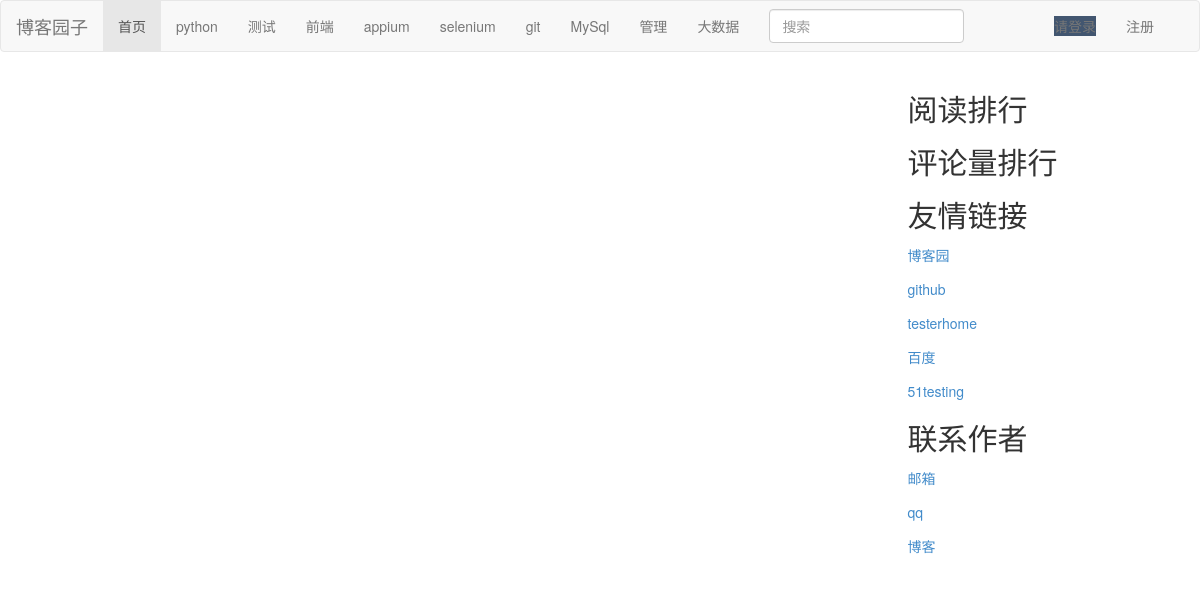
The app's page /, older data.
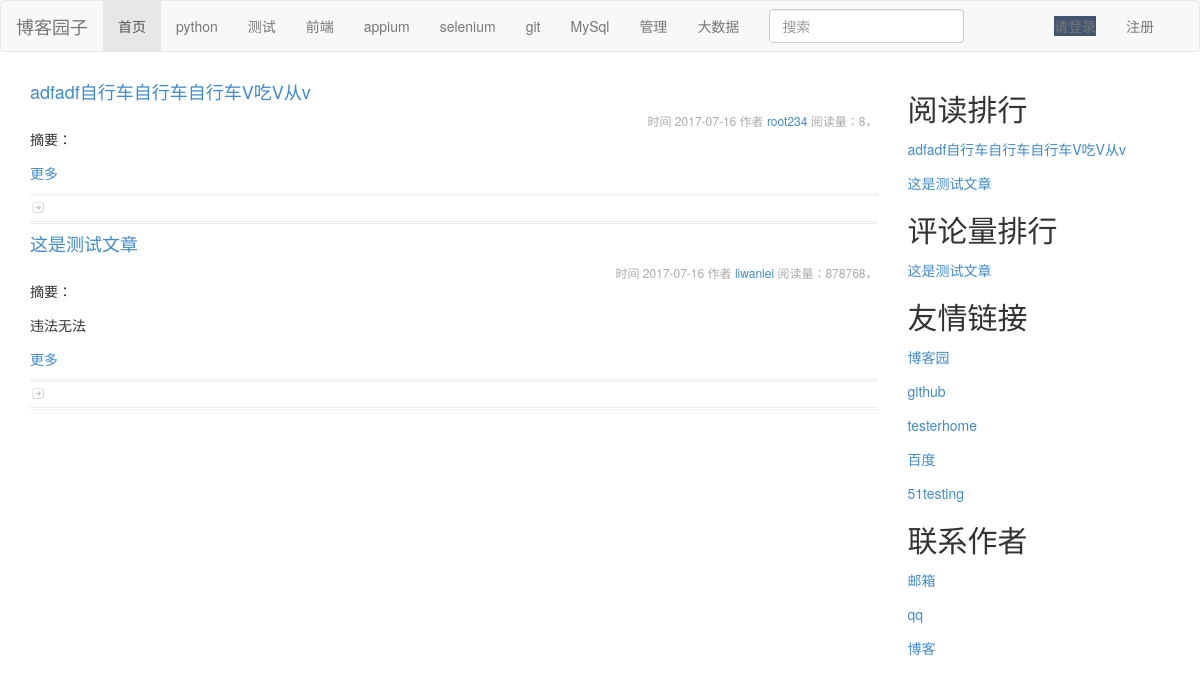
The same page, newer data.
### blog/models.py (models this page shows, shortened)
class Links(models.Model):
    title=models.CharField(u'标题',max_length=50)
    description=models.CharField(u'友情链接描述',max_length=200)
    callback_url=models.URLField(u'url地址')
    index=models.IntegerField(u'排列顺序',default=999)
    class Meta:
        verbose_name = u'友情链接'
        verbose_name_plural = verbose_name
        ordering = ['index','id']

class Article(models.Model):
    title=models.CharField(u'文章标题',max_length=50)
    desc=models.CharField(u'文章描述',max_length=50)
    content=models.TextField(u'文章内容')
    click_count=models.IntegerField(u'点击次数',default=0)
    date_publish=models.DateTimeField(u'发布时间',auto_now_add=True)
    is_recommend=models.BooleanField(u'是否推荐',default=False)
    users=models.ForeignKey(User)
    categorys=models.ForeignKey(Catagory)
    tag=models.ManyToManyField(Tag)
    objects=ArticleManager()
    class Meta:
        verbose_name = u'文章'
        verbose_name_plural = verbose_name
        ordering=['-date_publish']

class User(AbstractUser):
    avatar=models.ImageField(upload_to='vaatar/%Y/%m',default='vaatar/default/pang')
    qq=models.CharField(u'qq号码', max_length=20,blank=True)
    mobile=models.CharField(u'手机号',max_length=11,blank=True,null=True,unique=True)
    class Meta:
        verbose_name = u'用户'
        verbose_name_plural = verbose_name
        ordering=['-id']
    def __str__(self) :
        return self.username

### blog/views.py (the view)
# urls.py: url(r'^$', HomeView.as_view(), name=u'home'),
class HomeView(View):
    def get(self,request):
        posts = Article.objects.all()
        count=[]
        for post in posts:
            count.append((Comment.objects.filter(comment__article=post)).count())
        post_list = fenye(request, posts=posts)
        return render(request,'index.html',{'post_list':post_list,'count':count})

### blog/fenye.py (called while the page is built)
def fenye(request,posts):
    paginator = Paginator(posts, 4)
    page = request.GET.get('page')
    try:
        post_list = paginator.page(page)
    except PageNotAnInteger:
        post_list = paginator.page(1)
    except EmptyPage:
        post_list = paginator.paginator(paginator.num_pages)
    return post_list

### templates/index.html (shortened to what this page needs)
{% extends "base.html" %}
{% block content %}
        {% for list in post_list %}
            <h4 ><a href="{% url 'detail' id=list.id %}">{{list.title}}</a></h4>
			  <small>时间 {{ list.date_publish |date:"Y-m-d"}} 作者
        <a href="{% url 'zhongxin' id=list.users.id%}">{{ list.users }}</a> 阅读量：{{ list.click_count }}，
			  </small>
			  摘要：
			<p>{{ list.desc }}</p>
			<a class="pure-button" href="{% url 'detail' id=list.id %}" >更多  </a>
			<ul class="postmetadata">
		       <span class="zan"></span>
		    </ul>
        {% endfor %}
{% endblock %}
{% block read %}
    {% for item in post_list %}
    <p ><a href="{% url 'detail' id=item.id %}">{{ item.title }}</a></p>
    {% endfor %}
{% endblock %}
{% block pinglun %}
    {% for pi in post_list_ping %}
    <p ><a href="{% url 'detail' id=pi.id %}">{{ pi.title}}</a></p>
    {% endfor %}
{% endblock %}
{% block lianjie %}
    {% for me in  chaolianjie %}
    <p ><a href="{{ me.callback_url }}">{{ me.title}}</a></p>
    {% endfor %}
{% endblock %}

### templates/base.html (shortened to what this page needs)
<!DOCTYPE html>
<html>
<head>
    {% load staticfiles %}
    <link rel="stylesheet" href="{% static 'css/bootstrap.min.css' %}">
    <link rel="stylesheet" type="text/css" href="{% static 'css/common.css' %}">
</head>
<body>
<nav class="navbar navbar-default" role="navigation">
	<div class="container-fluid">
	<div class="navbar-header">
		<a class="navbar-brand" href="#">博客园子</a>
	</div>
	<div>
		<ul class="nav navbar-nav">
			<li class="active dropdown">
			<a href="/" >首页</a></li>
			<li class="dropdown"><a href="{% url 'python' %}" >python</a></li>
			<li class=><a href="{% url 'ceshi' %}">测试 </a></li>
			<li class=""><a href="{% url 'qianduan' %}">前端</a></li>
			<li class=""><a href="{% url 'appium' %}">appium</a></li>
			<li class=""><a href="{% url 'selenium' %}">selenium</a></li>
			<li class=""><a href="{% url 'git' %}">git</a></li>
			<li class=""><a href="{% url 'mysql' %}">MySql</a></li>
			<li class=""><a href="{% url 'guanli' %}">管理</a></li>
            <li class=""><a href="{%  url 'dashuju' %}">大数据</a></li></ul>
		<form class="navbar-form navbar-left" action="{% url 'search' %}" method="get" >
	            <div class="form-group">
	                <input type="text" class="form-control" placeholder="搜索" name="s">
	            </div>
        	</form>
			<div class="collapse navbar-collapse" id="zhuce">
			<ul class="nav navbar-nav">
                {% if username %}
				<li><a href="{% url 'geren' %}"><span class=" ">{{username}}</span><span style="color:red;">{{ coumn }}</span></a></li>
                    <li><a style="color: red"></a></li>
				<li><a href="{%  url 'xiugaimima' %}"><span class="xiugaimima ">修改密码</span></a></li>
				<li><a href="{%  url 'logout' %}"><span class="logout ">退出</span></a></li>
                {% else %}
                    <li><a href="{% url 'login' %}"><span class="login ">请登录</span></a></li>
				    <li><a href="{%  url 'reg' %}"><span class="reg ">注册</span></a></li>
                {% endif %}
        </ul>
    </div>
    </div></div>
</nav>
<div class="container">
	<div class="row">
		<div class="col-md-9">
			{% block content %}
			 {% endblock %}
		</div>
		<div class="col-md-3">
		 	<div>
		 		<h2>阅读排行</h2>
                {% block read %}
                {% endblock %}
		 	</div>
		 	<div>
                <h2>评论量排行</h2>
                {% block pinglun %}
                {% endblock %}
		 	</div>
		 	<div class="contai">
		 		<h2>友情链接</h2>
                    {% block lianjie %}
                    {% endblock %}
		 	</div>
		 	<div>
		 		<h2>联系作者</h2>
			 		<p ><a href="#">邮箱</a></p>
			 		<p ><a href="#">qq</a></p>
			 		<p ><a href="http://www.cnblogs.com/leiziv5">博客</a></p>
		 	</div>
	 	</div>
	 </div>
</div>
</body>
</html>

### static/css/common.css (style rules this page uses)
body { margin-top: 0px; margin-right: 0px; margin-bottom:0px; margin-left: 0px; }
#zhuce { float: right; }
.navbar-form { float: right; }
.zan { background-image: url(../img/icon_bullet.gif); background-repeat: no-repeat; padding: 3px 0 3px 20px; }
small { font-size: 12px; letter-spacing: normal; color: #ababab; display: block; text-align: right; }
.postmetadata { border-top: 3px double #eee; border-bottom: 3px double #eee; padding: 4px 0; margin-bottom: 10px; margin-top: 10px; font-size: 12px; }
.login { background-color: #425670; }
p { display: block; -webkit-margin-before: 1em; -webkit-margin-after: 1em; -webkit-margin-start: 0px; -webkit-margin-end: 0px; }
ul { display: block; list-style-type: disc; -webkit-margin-before: 1em; -webkit-margin-after: 1em; -webkit-margin-start: 0px; -webkit-margin-end: 0px; -webkit-padding-start: 40px; }

Row changes from the older to the newer data that the page shows:
added Article: title "adfadf自行车自行车自行车V吃V从v", date_publish "2017-07-16", users "root234", click_count "8"
added Article: title "这是测试文章", date_publish "2017-07-16", users "liwanlei", click_count "878768", desc "违法无法"
